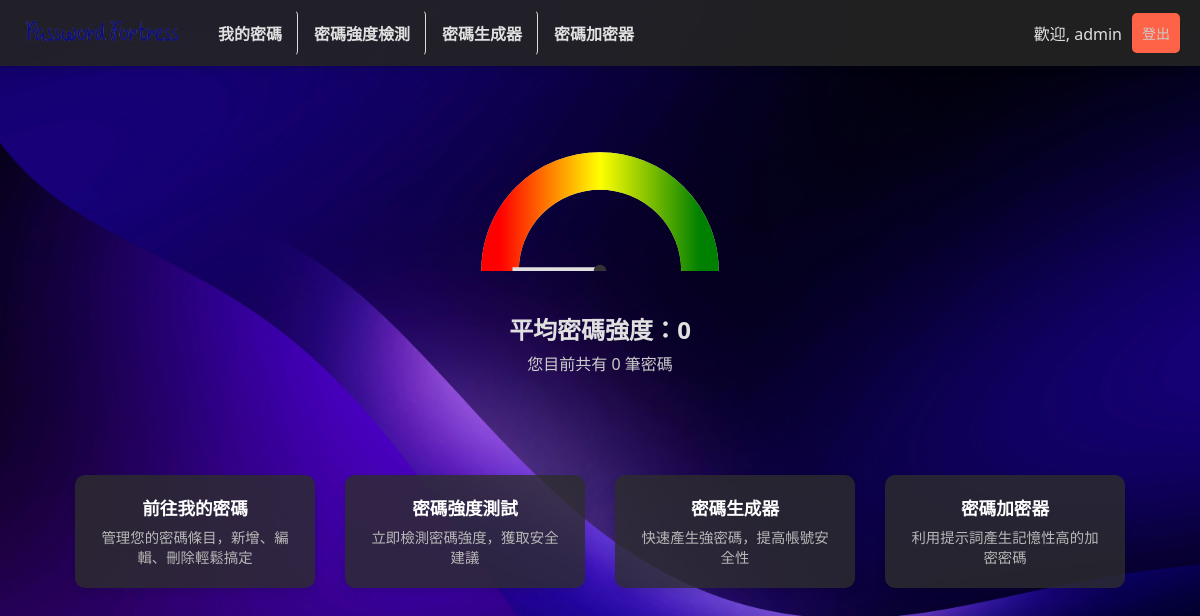
Page /dashboard/ (signed in) on the earlier database version.
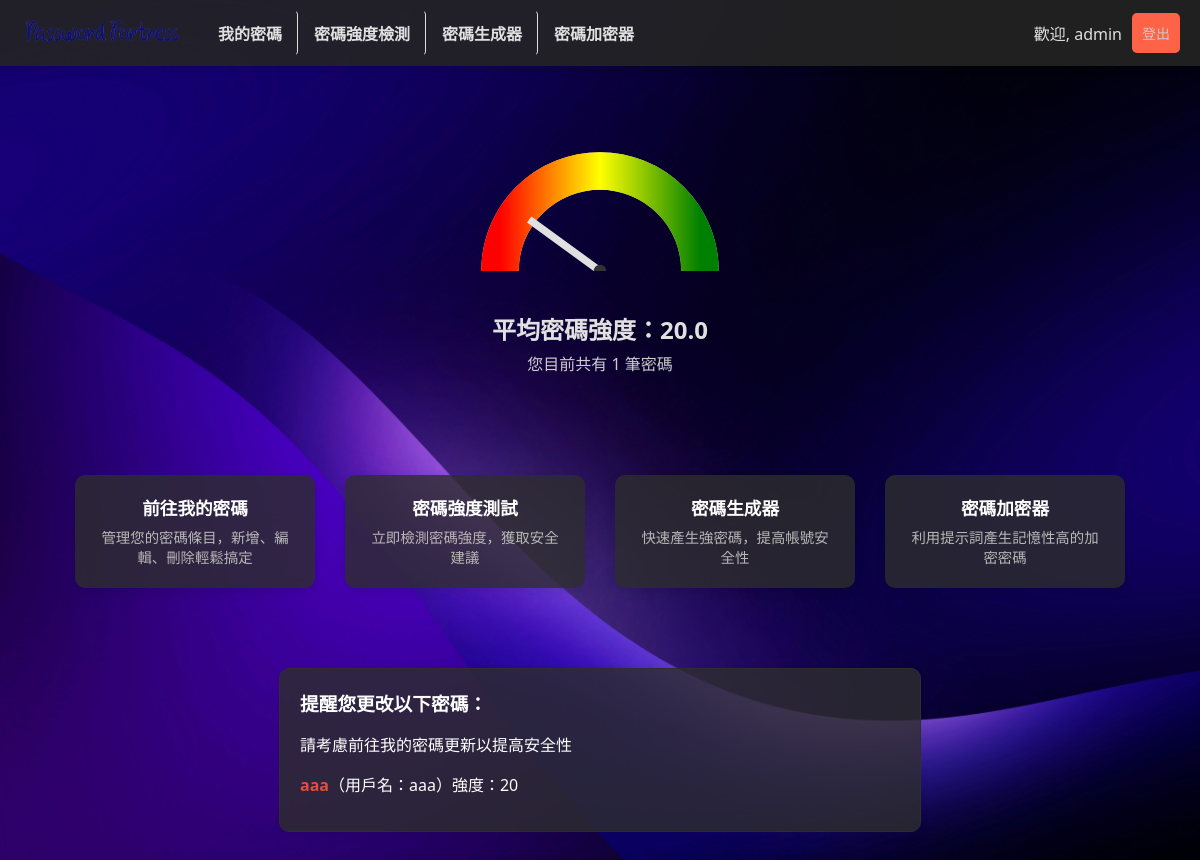
Same page on the later database version.
### models.py (models this page shows, shortened)
class User(UserMixin, db.Model):
    id = db.Column(db.Integer, primary_key=True)
    username = db.Column(db.String(150), unique=True, nullable=False)
    password = db.Column(db.String(150), nullable=False)
    email = db.Column(db.String(120), unique=True, nullable=False)  # email
    salt = db.Column(db.String(32), nullable=False)  # 專屬鹽值

class PasswordEntry(db.Model):
    id = db.Column(db.Integer, primary_key=True)
    user_id = db.Column(db.Integer, db.ForeignKey('user.id'))
    site_name = db.Column(db.String(150), nullable=False)
    site_username = db.Column(db.String(150), nullable=False)
    site_password = db.Column(db.String(300), nullable=False)  # 加密後存儲
    strength_score = db.Column(db.Integer, default=0)  # 預設強度分數為0
    user = db.relationship('User', backref='password_entries', lazy=True)

### dashboard.py (the view)
@dashboard_bp.route('/')
@login_required
def dashboard():
    entries = PasswordEntry.query.filter_by(user_id=current_user.id).all()
    total_entries = len(entries)
    avg_strength = sum([e.strength_score for e in entries]) / total_entries if total_entries > 0 else 0
    weak_passwords = [e for e in entries if e.strength_score < 50]
    password_map = defaultdict(list)
    for entry in entries:
        password_map[entry.site_password].append(entry)
    duplicate_passwords = {password: entries for password, entries in password_map.items() if len(entries) > 1}
    print(f"Duplicate Passwords: {duplicate_passwords}")
    return render_template('dashboard/dashboard.html',
                           total_entries=total_entries,
                           avg_strength=round(avg_strength,2),
                           weak_passwords=weak_passwords,
                           duplicate_passwords=duplicate_passwords
                           )

### app.py (called while the page is built)
@login_manager.user_loader
def load_user(user_id):
    return User.query.get(int(user_id))

### templates/dashboard/dashboard.html (shortened to what this page needs)
{% extends "base.html" %}
{% block content %}
<div class="dashboard-container">
    <div class="gauge-container">
        <svg viewBox="0 0 100 50" width="100%" height="100%">
            <defs>
                <linearGradient id="gradColor" x1="0%" y1="0%" x2="100%" y2="0%">
                    <stop offset="0%" stop-color="red"/>
                    <stop offset="50%" stop-color="yellow"/>
                    <stop offset="100%" stop-color="green"/>
                </linearGradient>
            </defs>
            <path d="M 10,50 A 40,40 0 0 1 90,50" class="gauge-bg" />
            <path d="M 10,50 A 40,40 0 0 1 90,50" class="gauge-arc" />
            <line x1="50" y1="50" x2="50" y2="15" class="gauge-needle"
                  style="transform-origin:50% 100%; transform: rotate({{ (((avg_strength * 180 / 100) - 90)|int) }}deg);">
            </line>
            <circle cx="50" cy="50" r="2.5" class="gauge-center-dot"></circle>
        </svg>
    </div>
    <div class="gauge-value">
        平均密碼強度：{{ avg_strength|round(2) }}
    </div>
    <div class="password-count">
        您目前共有 {{ total_entries }} 筆密碼
    </div>
    <div class="features">
        <a href="{{ url_for('password_manager.view_passwords') }}" class="feature">
            <div class="feature-title">前往我的密碼</div>
            <div class="feature-desc">管理您的密碼條目，新增、編輯、刪除輕鬆搞定</div>
        </a>
        <a href="{{ url_for('password_strength_checker.checker') }}" class="feature">
            <div class="feature-title">密碼強度測試</div>
            <div class="feature-desc">立即檢測密碼強度，獲取安全建議</div>
        </a>
        <a href="{{ url_for('password_generator.generator') }}" class="feature">
            <div class="feature-title">密碼生成器</div>
            <div class="feature-desc">快速產生強密碼，提高帳號安全性</div>
        </a>
        <a href="{{ url_for('password_encryptor.encryptor') }}" class="feature">
            <div class="feature-title">密碼加密器</div>
            <div class="feature-desc">利用提示詞產生記憶性高的加密密碼</div>
        </a>
    </div>
    {% if weak_passwords and weak_passwords|length > 0 %}
    <div class="reminder-section">
        <h3>提醒您更改以下密碼：</h3>
        <p>請考慮前往我的密碼更新以提高安全性</p>
        {% for entry in weak_passwords %}
        <div class="reminder-item">
            <strong>{{ entry.site_name }}</strong>（用戶名：{{ entry.site_username }}）強度：{{ entry.strength_score }}<br>
        </div>
        {% endfor %}
    </div>
    {% endif %}
</div>
{% endblock %}

### templates/base.html (shortened to what this page needs)
<!DOCTYPE html>
<html lang="en">
<head>
</head>
<body>
    {% if current_user.is_authenticated %}
    <div class="header">
        <div class="logo">
            <a href="{{ url_for('dashboard.dashboard') }}">
                <img src="{{ url_for('static', filename='images/logo.png') }}" alt="Logo">
            </a>
        </div>
        <nav class="nav">
            <a href="/password-manager/view">我的密碼</a>
            <a href="/password-strength-checker">密碼強度檢測</a>
            <a href="/password-generator">密碼生成器</a>
            <a href="/password-encryptor">密碼加密器</a>
        </nav>
        <div class="user-info">
            <span>歡迎, {{ current_user.username }}</span>
            <form action="/logout" method="POST" onsubmit="confirmLogout(event)">
                <button type="submit" class="logout-btn" >
                    登出
                </button>
            </form>
        </div>
    </div>
    {% endif %}
    <div class="container">
        {% block content %}
        {% endblock %}
    </div>
</body>
</html>

### templates/base.html (style rules this page uses)
body { font-family: 'Arial', sans-serif; margin: 0; padding: 0; background-color: #f0f2f5; }
.header { background-color: rgba(36, 36, 36, 0.9); color: #e0e0e0; padding: 10px 20px; display: flex; align-items: center; box-shadow: 0 4px 6px rgba(0, 0, 0, 0.1); position: sticky; top: 0; z-index: 1000; height: 46px; }
.user-info form { margin: 0; padding: 0; display: inline; }
.logout-btn { background-color: #ff6347; color: #ccc; padding: 10px; border: none; border-radius: 5px; cursor: pointer; font-size: 14px; transition: background-color 0.3s; }
.logo img { height: 40px; cursor: pointer; margin-right: 20px; }
.nav { display: flex; align-items: center; gap: 0px; }
.nav a { padding: 10px 15px; color: #e0e0e0; text-decoration: none; font-weight: bold; border-radius: 5px; transition: background-color 0.3s, color 0.3s, box-shadow 0.3s; border: 1px solid transparent; }
.nav a:not(:last-child) { border-right: 1px solid #ddd; }
.user-info { margin-left: auto; display: flex; align-items: center; gap: 10px; }
.container { padding: 20px; }
.features { display: flex; justify-content: space-around; margin-top: 50px; }
.feature { width: 20%; background-color: white; padding: 20px; text-align: center; box-shadow: 0 4px 6px rgba(0, 0, 0, 0.1); border-radius: 10px; transition: transform 0.3s, box-shadow 0.3s; }

Differences in the rows shown:
added PasswordEntry: site_name "aaa", site_username "aaa", strength_score "20"
Other differences:
{{ avg_strength|round(2) }}: "0" → "20.0"
{{ total_entries }}: "0" → "1"
text now shown: "提醒您更改以下密碼： 請考慮前往我的密碼更新以提高安全性"
